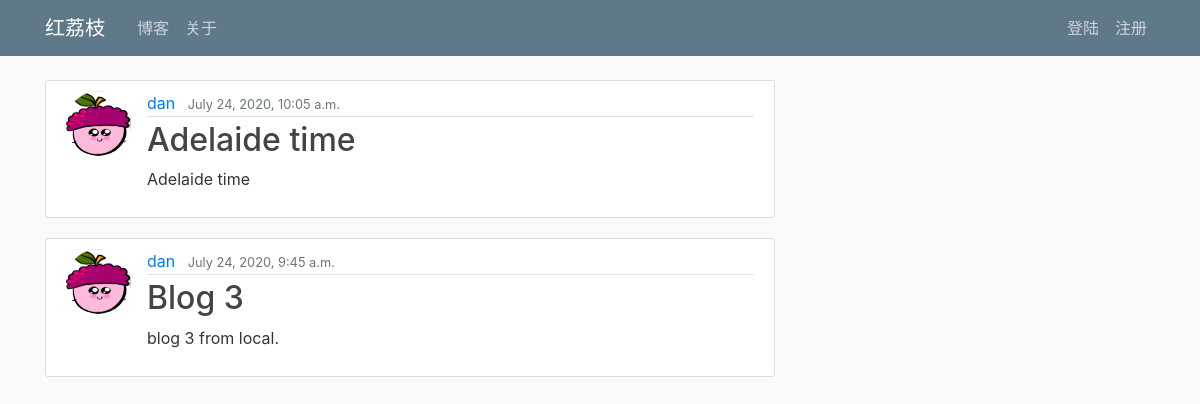
The page /blog/ on the database as committed earlier.
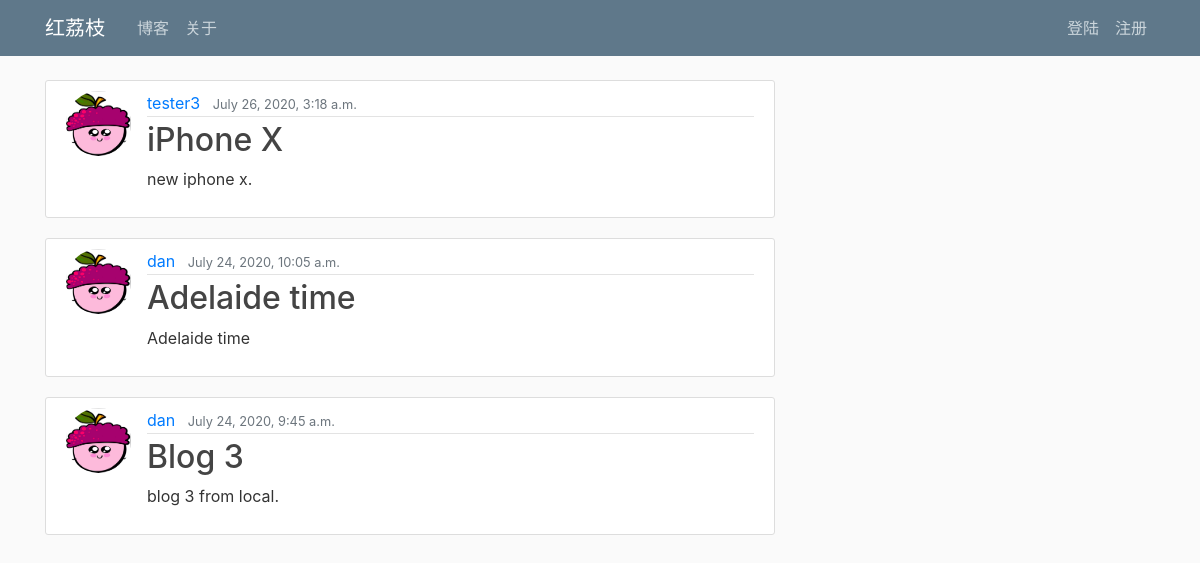
The same page on the database as committed later.
### blog/models.py (models this page shows, shortened)
class Blog(models.Model):
    author      = models.ForeignKey(User, on_delete=models.CASCADE)
    date_posted = models.DateTimeField(default=timezone.now)
    title       = models.CharField(max_length=100)
    content     = models.TextField()
    image       = models.ImageField(upload_to = "blog_img/", blank=True)

### user/models.py (models this page shows, shortened)
class Profile(models.Model):
    user = models.OneToOneField(User, on_delete=models.CASCADE)
    image = models.ImageField(default='default.jpg', upload_to='user/profile_pics')

### blog/views.py (the view)
# urls.py: path('', BlogListView.as_view(), name='blog_home'),
class BlogListView(ListView):
    model = Blog
    template_name = 'blog/blog_home.html'
    context_object_name = 'blogs'
    ordering = ['-date_posted']

### blog/templates/blog/blog_home.html
{% extends 'page/page_base.html' %}
{% block content %}
    {% for blog in blogs %}
        <article class="media content-section">
            <img class="rounded-circle article-img" src="{{ blog.author.profile.image.url }}">
            <div class="media-body">
                <div class="article-metadata">
                    <a class="mr-2" href="#">{{ blog.author }}</a>
                    <small class="text-muted">{{ blog.date_posted }}</small>
                </div>
                <h2><a class="article-title" href="{% url 'blog_detail' blog.id %}">{{ blog.title }}</a></h2>
                <p class="article-content">{{ blog.content }}</p>
            </div>
        </article>
    {% endfor %}
{% endblock %}

### page/templates/page/page_base.html (shortened to what this page needs)
{% load static %}
<!DOCTYPE html>
<html>
    <head>
        <link rel="stylesheet" href="https://stackpath.bootstrapcdn.com/bootstrap/4.4.1/css/bootstrap.min.css">
        <link rel="stylesheet" type="text/css" href="{% static 'page/main.css' %}">
    </head>
    <body>
        <header class="site-header">
            <nav class="navbar navbar-expand-md navbar-dark bg-steel fixed-top">
                <div class="container">
                    <a class="navbar-brand mr-4" href="{% url 'page_home' %}">红荔枝</a>
                    <div class="collapse navbar-collapse" id="navbarToggle">
                        <div class="navbar-nav mr-auto">
                            <a class="nav-item nav-link" href="{% url 'blog_home' %}">博客</a>
                            <a class="nav-item nav-link" href="{% url 'page_about' %}">关于</a>
                        </div>
                        <div class="navbar-nav">
                            {% if user.is_authenticated %}
                                <a class="nav-item nav-link" href="#">新建文章</a>
                                <a class="nav-item nav-link" href="{% url 'user_profile' %}">{{ user.username }} 的个人主页</a>
                                <a class="nav-item nav-link" href="{% url 'user_logout' %}">退出</a>
                            {% else %}
                                <a class="nav-item nav-link" href="{% url 'user_login' %}">登陆</a>
                                <a class="nav-item nav-link" href="{% url 'user_register' %}">注册</a>
                            {% endif %}
                        </div>
                    </div>
                </div>
            </nav>
        </header>
        <main role="main" class="container">
            <div class="row">
                <div class="col-md-8">
                    {% block content %}{% endblock %}
                </div>
            </div>
        </main>
    </body>
</html>

### page/static/page/main.css (style rules this page uses)
body { background: #fafafa; color: #333333; margin-top: 5rem; }
h1, h2, h3, h4, h5, h6 { color: #444444; }
.bg-steel { background-color: #5f788a; }
.site-header .navbar-nav .nav-link { color: #cbd5db; }
.content-section { background: #ffffff; padding: 10px 20px; border: 1px solid #dddddd; border-radius: 3px; margin-bottom: 20px; }
.article-title { color: #444444; }
.article-content { white-space: pre-line; }
.article-img { height: 65px; width: 65px; margin-right: 16px; }
.article-metadata { padding-bottom: 1px; margin-bottom: 4px; border-bottom: 1px solid #e3e3e3 }

Rows that differ between the two databases and show on the page:
added Blog: author.profile.image (picture), author "tester3", date_posted "July 26, 2020, 3:18 a.m.", title "iPhone X", content "new iphone x."
